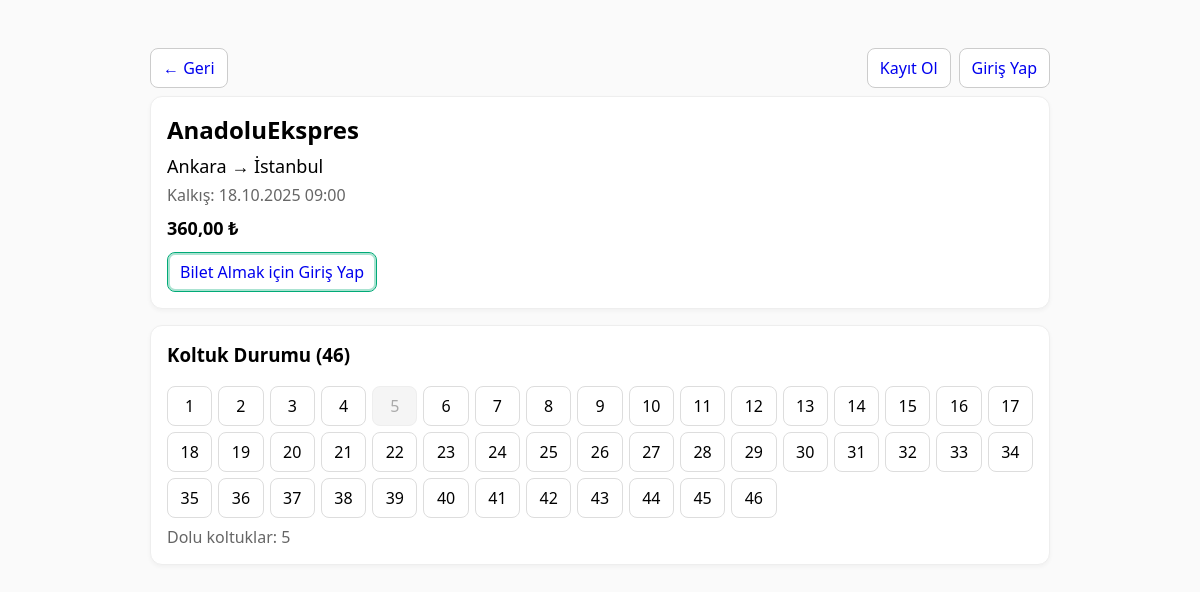
Page /trip_show.php?id=3 on the committed database.
### tables this page shows
CREATE TABLE trips (
  id INTEGER PRIMARY KEY AUTOINCREMENT,
  company_id INTEGER NOT NULL,
  origin TEXT NOT NULL,
  destination TEXT NOT NULL,
  departure_at TEXT NOT NULL,
  price INTEGER NOT NULL,
  seat_count INTEGER NOT NULL DEFAULT 40,
  FOREIGN KEY (company_id) REFERENCES companies(id) ON DELETE CASCADE
);

CREATE TABLE companies (
  id INTEGER PRIMARY KEY AUTOINCREMENT,
  name TEXT NOT NULL UNIQUE
);

### bootstrap.php (called while the page is built, shortened)
<?php
function format_price(int $krs): string {
  return number_format($krs/100, 2, ',', '.') . ' ₺';
}

### trip_show.php (the view, shortened to what this page needs)
<?php
require __DIR__.'/bootstrap.php';
$trip_id = (int)($_GET['id'] ?? 0);
$st = $pdo->prepare("
  SELECT t.*, c.name AS company_name
  FROM trips t
  JOIN companies c ON c.id = t.company_id
  WHERE t.id = ?
");
$st->execute([$trip_id]);
$trip = $st->fetch();
$st = $pdo->prepare("SELECT seat_no FROM tickets WHERE trip_id=? AND status='purchased' ORDER BY seat_no");
$st->execute([$trip_id]);
$taken = array_map('intval', array_column($st->fetchAll(), 'seat_no'));
$seatCount = (int)$trip['seat_count'];
$me = $_SESSION['user'] ?? null;
?>
<!doctype html>
<html lang="tr">
<header class="row" style="margin-bottom:8px">
  <div>
    <a class="btn" href="index.php">← Geri</a>
  </div>
  <nav style="display:flex;gap:8px;">
    <?php if(!$me): ?>
      <a class="btn" href="register.php">Kayıt Ol</a>
      <a class="btn" href="login.php?next=<?=urlencode($_SERVER['REQUEST_URI'])?>">Giriş Yap</a>
    <?php endif; ?>
  </nav>
</header>
<div class="wrap">
  <section class="card">
    <h2 style="margin:0 0 8px 0"><?=htmlspecialchars($trip['company_name'])?></h2>
    <div style="font-size:18px;margin-bottom:6px">
      <?=htmlspecialchars($trip['origin'])?> → <?=htmlspecialchars($trip['destination'])?>
    </div>
    <div class="muted" style="margin-bottom:10px">
      Kalkış: <?=date('d.m.Y H:i', strtotime($trip['departure_at']))?>
    </div>
    <div style="font-weight:700;font-size:18px;margin-bottom:12px">
      <?=format_price((int)$trip['price'])?>
    </div>
    <?php if($me): ?>
      <a class="btn primary" href="tickets_buy.php?id=<?=$trip['id']?>">Bilet Al</a>
    <?php else: ?>
      <a class="btn primary" href="login.php?next=<?=urlencode("tickets_buy.php?id=".$trip['id'])?>">Bilet Almak için Giriş Yap</a>
    <?php endif; ?>
  </section>
  <section class="card">
    <h3 style="margin-top:0">Koltuk Durumu (<?=$seatCount?>)</h3>
    <div class="grid">
      <?php for($i=1;$i<=$seatCount;$i++):
        $isTaken = in_array($i,$taken,true);
      ?>
        <div class="seat <?=$isTaken?'taken':''?>"><?=$i?></div>
      <?php endfor; ?>
    </div>
    <?php if(!empty($taken)): ?>
      <div class="muted" style="margin-top:8px">Dolu koltuklar: <?=implode(', ', $taken)?></div>
    <?php endif; ?>
  </section>
</div>
</html>

### trip_show.php (style rules this page uses)
.wrap { display:grid;grid-template-columns:1fr;gap:16px }
.card { background:#fff;border:1px solid #eee;border-radius:12px;padding:16px;box-shadow:0 2px 4px rgba(0,0,0,.04) }
.muted { color:#666 }
.grid { display:grid;grid-template-columns:repeat(auto-fill,minmax(44px,1fr));gap:6px }
.seat { border:1px solid #ddd;border-radius:8px;padding:8px;text-align:center }
.seat.taken { background:#f5f5f5;color:#aaa;border-color:#eee }
.row { display:flex;gap:12px;align-items:center;justify-content:space-between;flex-wrap:wrap }
.btn { padding:8px 12px;border:1px solid #ccc;border-radius:8px;text-decoration:none;display:inline-block;background:#fff }
.btn.primary { border-color:#0a7;box-shadow:0 0 0 2px #0a75 inset }

### rows in the picture
trips: company.name "AnadoluEkspres", origin "Ankara", destination "İstanbul", departure_at "18.10.2025 09:00", price "360,00 ₺", seat_count "46"

### other values in the picture
implode(', ', $taken) "5"
